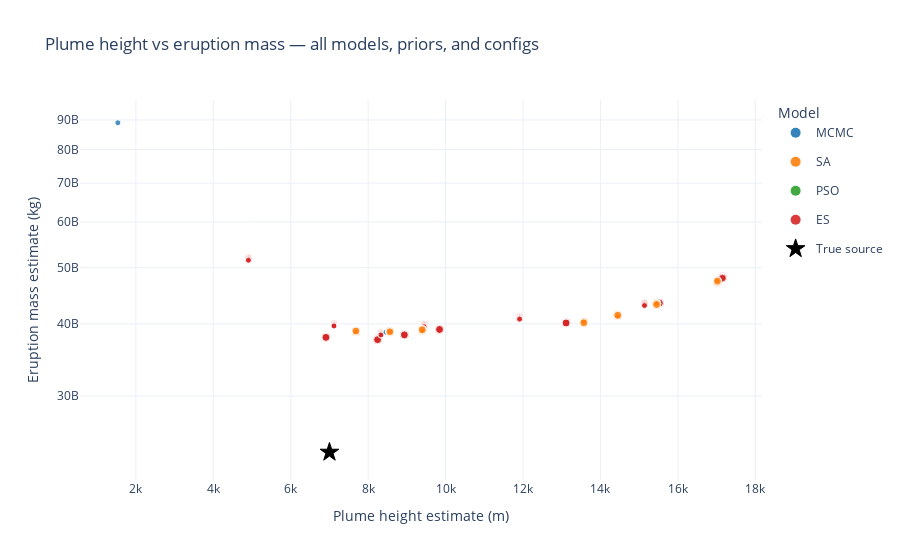

Write notebook code for a chart like this one.
### Code cell
fig = make_interactive_scatter_all_models(
    sim_output_dir=SIM_OUTPUT_DIR,
    EXP=EXP,
    true_plume_height=true_plume_height,
    true_eruption_mass=true_eruption_mass,
    models=("mcmc", "sa", "pso", "es"),
    max_configs=4,
)

# Normal inline Plotly (no custom hover behavior) if you want:
fig.show()

# Or write advanced-hover HTML:
html_path = SIM_OUTPUT_DIR.parent / "interactive_scatter_all_models_hover.html"
write_hover_interactive_html(fig, html_path)
